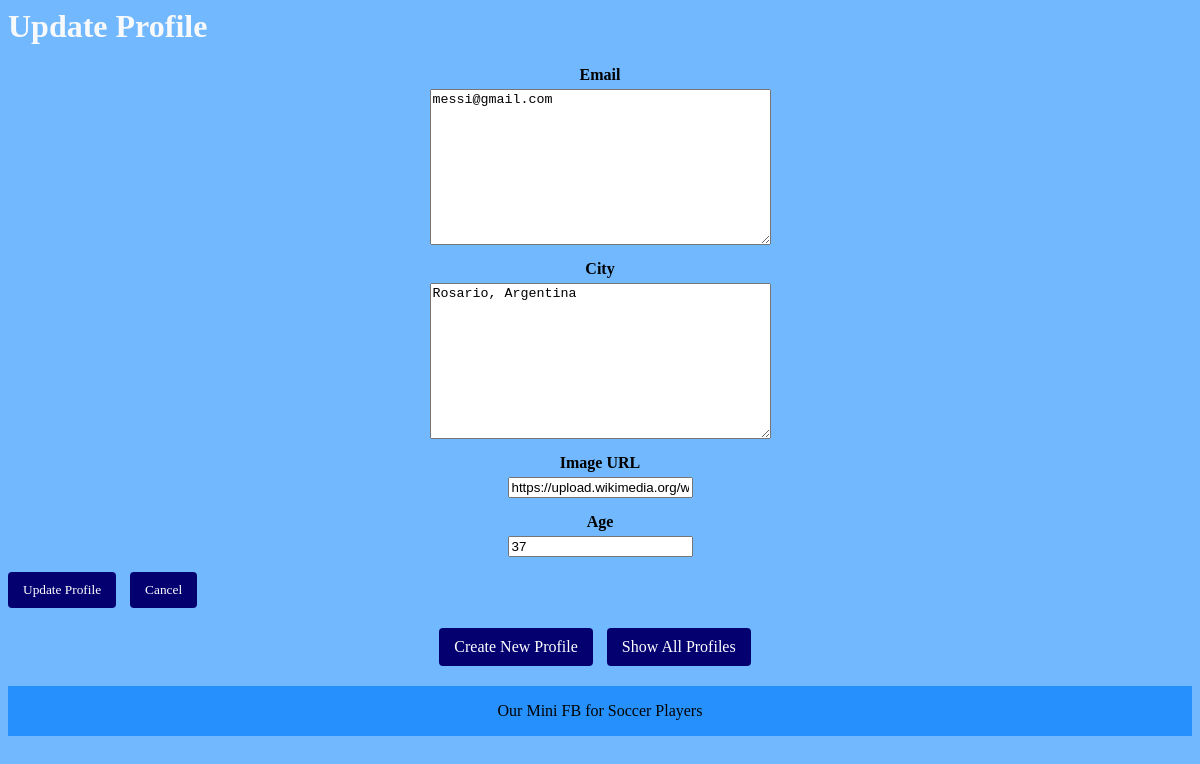
Before: /mini_fb/profile/1/update/ with the older database file.
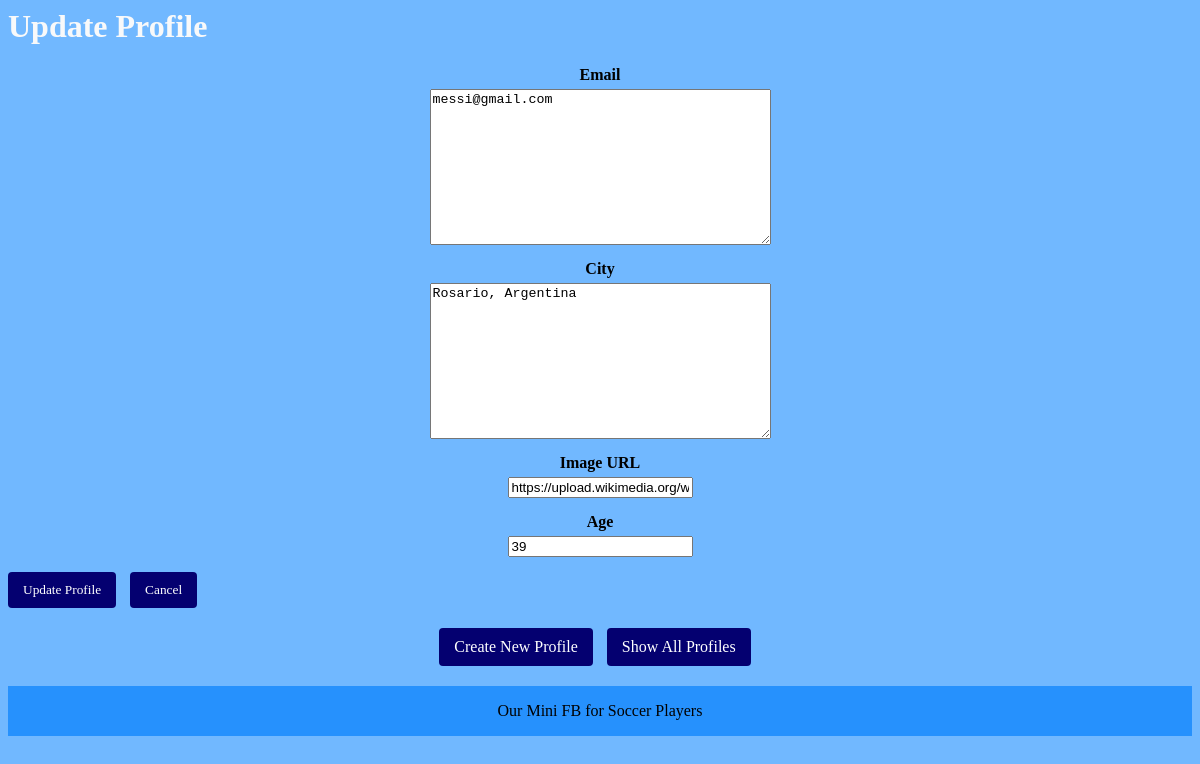
After: the same page with the newer database file.
### mini_fb/models.py (models this page shows, shortened)
class Profile(models.Model):
    first_name = models.TextField(blank=False)
    last_name = models.TextField(blank=False)
    city = models.TextField(blank=False)
    email = models.TextField(blank=True)
    image_url = models.URLField(blank=True)
    age = models.IntegerField(null=True, blank=True)

### mini_fb/views.py (the view, shortened to what this page needs)
# urls.py: path('profile/<int:pk>/update/', views.UpdateProfileView.as_view(), name='update_profile'),
class UpdateProfileView(UpdateView):
    model = Profile
    form_class = UpdateProfileForm
    template_name = 'mini_fb/update_profile_form.html'

### mini_fb/forms.py
class UpdateProfileForm(forms.ModelForm):
    class Meta:
        model = Profile
        fields = ['city', 'email', 'image_url', 'age']

### mini_fb/templates/mini_fb/update_profile_form.html (shortened to what this page needs)
{% extends 'mini_fb/base.html' %}
{% block content %}
    <h1>Update Profile</h1>
    <form method="post">
        <div class="form-group">
            <label for="{{ form.email.label }}">Email</label>
            {{ form.email }}
        </div>
        <div class="form-group">
            <label for="{{ form.city.label }}">City</label>
            {{ form.city }}
        </div>
        <div class="form-group">
            <label for="{{ form.image_url.label }}">Image URL</label>
            {{ form.image_url }}
        </div>
        <div class="form-group">
            <label for="{{ form.age.label }}">Age</label>
            {{ form.age }}
        </div>
        <div class="button-group">
            <button type="submit">Update Profile</button>
            <button type="button" onclick="window.history.back()">Cancel</button>
        </div>
    </form>
{% endblock %}

### mini_fb/templates/mini_fb/base.html (shortened to what this page needs)
 <html>
    <head>
        {% load static %}
        <link rel="stylesheet" href="{% static 'mini_fb/styles.css' %}">
    </head>
    <body>
        <main>
            {% block content %}
            {% endblock %}
        </main>
    <nav>
        <a href="{% url 'create_profile' %}" class="nav-button">Create New Profile</a>
        <a href="{% url 'show_all_profiles' %}" class="nav-button">Show All Profiles</a>
    </nav>
    <footer>
        Our Mini FB for Soccer Players
    </footer>
    </body>
</html>

### static/mini_fb/styles.css (style rules this page uses)
body { font-family: 'Times New Roman', Times, serif; background-color: #71b8ff; }
footer { background-color: #2691fd; padding: 1em; text-align: center; }
h1 { color: #F8F9FA; }
.form-group { display: flex; flex-direction: column; align-items: center; margin-bottom: 15px; }
label { font-weight: bold; margin-bottom: 5px; text-align: center; }
nav { text-align: center; margin: 20px 0; }
button, .nav-button { font-family: 'Times New Roman', Times, serif; padding: 10px 15px; background-color: #040070; color: rgb(255, 255, 255); border: none; border-radius: 4px; cursor: pointer; text-decoration: none; display: inline-block; margin-right: 10px; }

Changed rows visible on the page:
changed Profile "messi@gmail.com": age "37" → "39"
